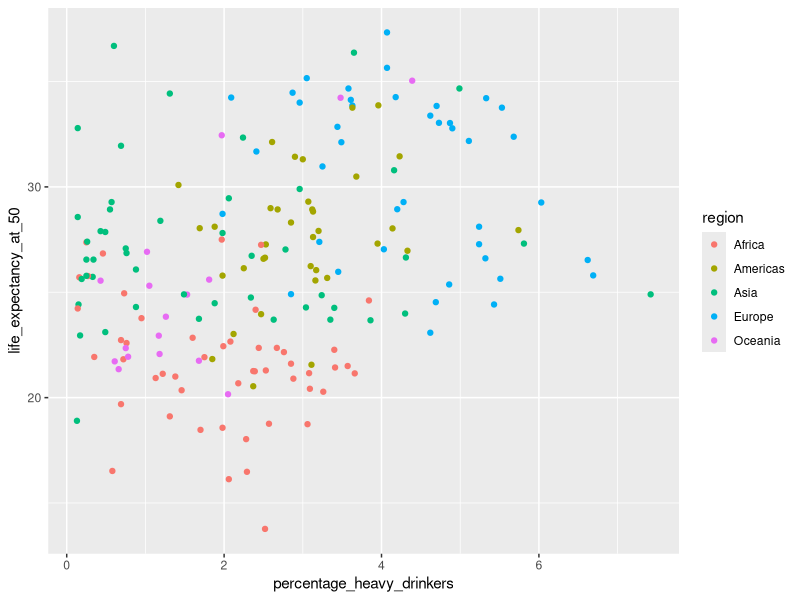
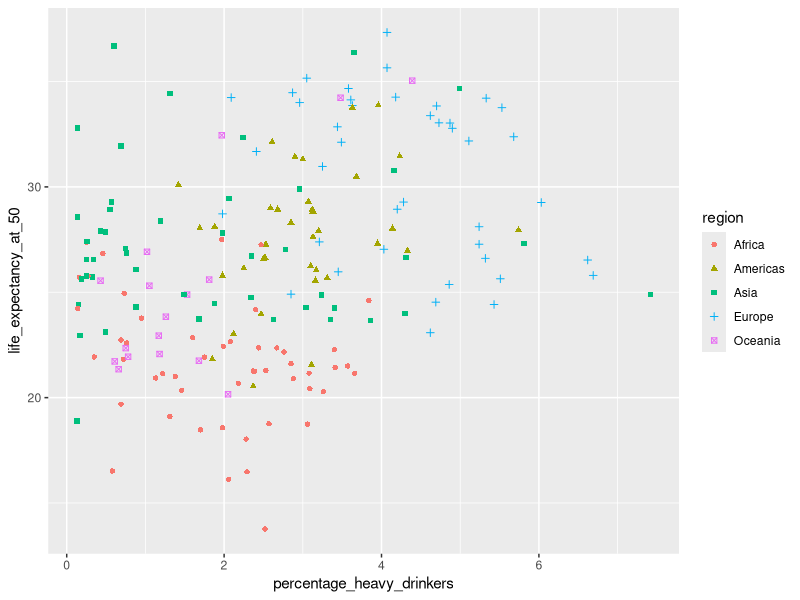
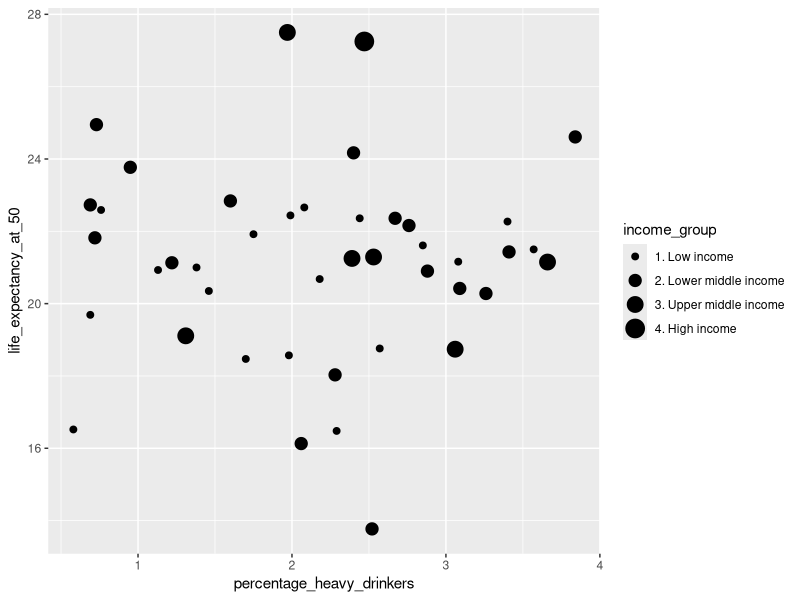
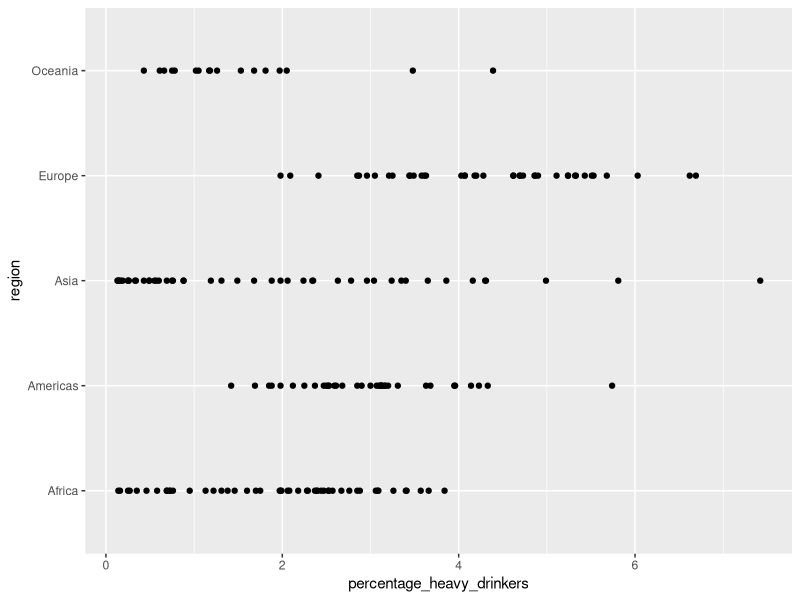
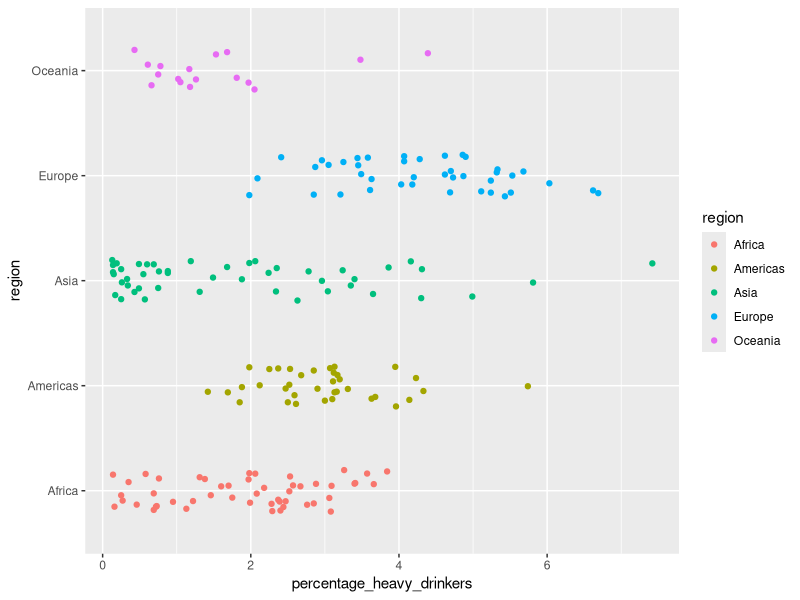
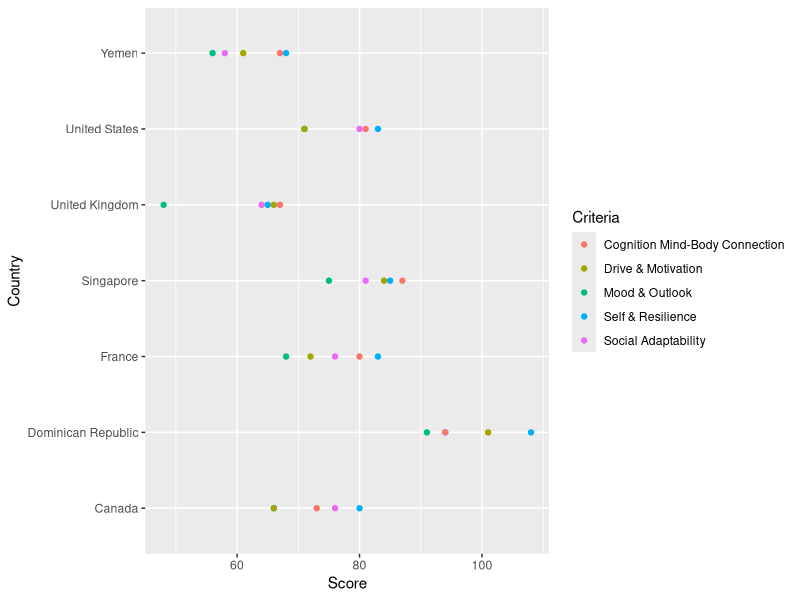

Reproduce these figures in R, in order.
## ---- chunk 1
library(readr)
library(ggplot2)
income_df <- read_csv('data/income_lifeexp_alcohol_1.csv', show_col_types = FALSE)

ggplot(income_df, aes(
    x=percentage_heavy_drinkers, 
    y=life_expectancy_at_50, 
    color=region
)) + 
geom_point()
## ---- chunk 2
ggplot(income_df, aes(
    x=percentage_heavy_drinkers, 
    y=life_expectancy_at_50, 
    shape=region,
    color=region
)) + 
geom_point()
## ---- chunk 3

income_df_subset <- subset(income_df, `sub-region` %in% c('Sub-Saharan Africa'))

# Create the scatter plot
ggplot(income_df_subset, aes(
    x=percentage_heavy_drinkers, 
    y=life_expectancy_at_50, 
    size=income_group,
)) + 
geom_point()

## ---- chunk 4
ggplot(income_df, aes(
    x=percentage_heavy_drinkers, 
    y=region, 
)) + 
geom_point()
## ---- chunk 5
ggplot(income_df, aes(
    x=percentage_heavy_drinkers, 
    y=region, 
    color=region
)) + 
geom_point(position = position_jitter(width = 0, height = 0.2))
## ---- chunk 6
mental_health_df <- read_csv("data/mental_health_long.csv")
ggplot(mental_health_df, aes(
  x = Score, 
  y = Country, 
  color = Criteria
)) + geom_point()
